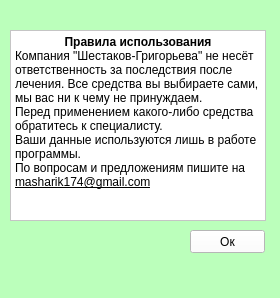
<?xml version="1.0" encoding="UTF-8"?>
<ui version="4.0">
 <class>MainWindow</class>
 <widget class="QMainWindow" name="MainWindow">
  <property name="geometry">
   <rect>
    <x>0</x>
    <y>0</y>
    <width>280</width>
    <height>298</height>
   </rect>
  </property>
  <property name="font">
   <font>
    <pointsize>9</pointsize>
   </font>
  </property>
  <property name="windowTitle">
   <string>MainWindow</string>
  </property>
  <property name="styleSheet">
   <string notr="true">background-color: rgb(187, 255, 187);</string>
  </property>
  <widget class="QWidget" name="centralwidget">
   <widget class="QTextBrowser" name="textBrowser">
    <property name="geometry">
     <rect>
      <x>10</x>
      <y>30</y>
      <width>256</width>
      <height>191</height>
     </rect>
    </property>
    <property name="font">
     <font>
      <pointsize>10</pointsize>
     </font>
    </property>
    <property name="styleSheet">
     <string notr="true">background-color: rgb(255, 255, 255);</string>
    </property>
    <property name="html">
     <string>&lt;!DOCTYPE HTML PUBLIC &quot;-//W3C//DTD HTML 4.0//EN&quot; &quot;http://www.w3.org/TR/REC-html40/strict.dtd&quot;&gt;
&lt;html&gt;&lt;head&gt;&lt;meta name=&quot;qrichtext&quot; content=&quot;1&quot; /&gt;&lt;style type=&quot;text/css&quot;&gt;
p, li { white-space: pre-wrap; }
&lt;/style&gt;&lt;/head&gt;&lt;body style=&quot; font-family:'MS Shell Dlg 2'; font-size:10pt; font-weight:400; font-style:normal;&quot;&gt;
&lt;p align=&quot;center&quot; style=&quot; margin-top:0px; margin-bottom:0px; margin-left:0px; margin-right:0px; -qt-block-indent:0; text-indent:0px;&quot;&gt;&lt;span style=&quot; font-size:9pt; font-weight:600;&quot;&gt;Правила использования&lt;/span&gt;&lt;/p&gt;
&lt;p style=&quot; margin-top:0px; margin-bottom:0px; margin-left:0px; margin-right:0px; -qt-block-indent:0; text-indent:0px;&quot;&gt;&lt;span style=&quot; font-size:9pt;&quot;&gt;Компания &amp;quot;Шестаков-Григорьева&amp;quot; не несёт ответственность за последствия после лечения. Все средства вы выбираете сами, мы вас ни к чему не принуждаем. &lt;/span&gt;&lt;/p&gt;
&lt;p style=&quot; margin-top:0px; margin-bottom:0px; margin-left:0px; margin-right:0px; -qt-block-indent:0; text-indent:0px;&quot;&gt;&lt;span style=&quot; font-size:9pt;&quot;&gt;Перед применением какого-либо средства обратитесь к специалисту.&lt;/span&gt;&lt;/p&gt;
&lt;p style=&quot; margin-top:0px; margin-bottom:0px; margin-left:0px; margin-right:0px; -qt-block-indent:0; text-indent:0px;&quot;&gt;&lt;span style=&quot; font-size:9pt;&quot;&gt;Ваши данные используются лишь в работе программы. &lt;/span&gt;&lt;/p&gt;
&lt;p style=&quot; margin-top:0px; margin-bottom:0px; margin-left:0px; margin-right:0px; -qt-block-indent:0; text-indent:0px;&quot;&gt;&lt;span style=&quot; font-size:9pt;&quot;&gt;По вопросам и предложениям пишите на &lt;/span&gt;&lt;span style=&quot; font-size:9pt; text-decoration: underline;&quot;&gt;masharik174@gmail.com&lt;/span&gt;&lt;/p&gt;&lt;/body&gt;&lt;/html&gt;</string>
    </property>
   </widget>
   <widget class="QPushButton" name="pushButton">
    <property name="geometry">
     <rect>
      <x>190</x>
      <y>230</y>
      <width>75</width>
      <height>23</height>
     </rect>
    </property>
    <property name="styleSheet">
     <string notr="true">background-color: rgb(255, 255, 255);</string>
    </property>
    <property name="text">
     <string>Ок</string>
    </property>
   </widget>
  </widget>
  <widget class="QMenuBar" name="menubar">
   <property name="geometry">
    <rect>
     <x>0</x>
     <y>0</y>
     <width>280</width>
     <height>21</height>
    </rect>
   </property>
  </widget>
  <widget class="QStatusBar" name="statusbar"/>
 </widget>
 <resources/>
 <connections/>
</ui>
